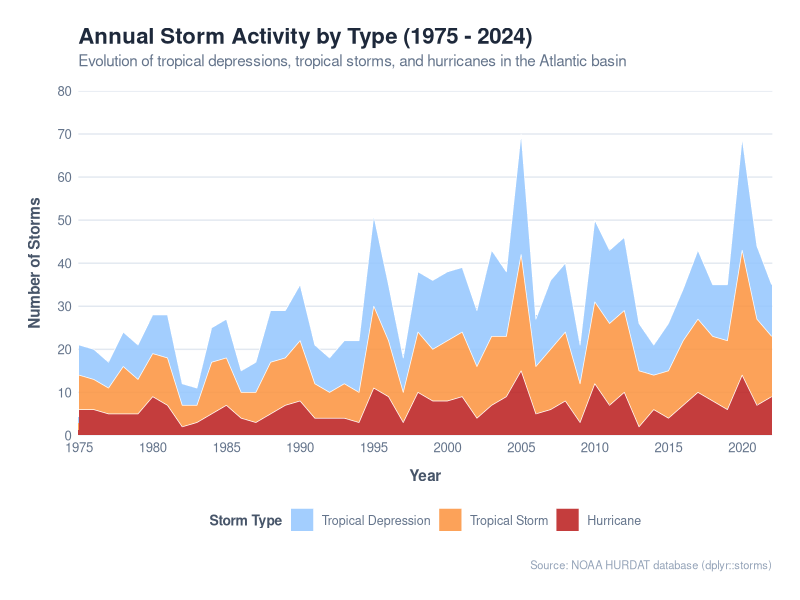

The R script that drew this image:
## ---- chunk 1
#| label: setup
#| include: false
suppressPackageStartupMessages(library(tidyverse))
## ---- chunk 2
#| label: plot-named-storms
#| fig-cap: "Annual counts of storms by type in the Atlantic Basin (1975-2024)."
#| warning: false
#| message: false
#| fig-width: 10
#| fig-height: 5.5

# Filter out unnamed/numbered depressions and calculate distinct storms per year for the table
named_storms <- storms %>%
  filter(!grepl("^(AL|Al)[0-9]", name)) %>%
  distinct(year, name) %>%
  count(year, name = "num_storms")

# Filter to tropical depressions, tropical storms, and hurricanes, and count distinct storms per year/status
storm_types <- storms %>%
  filter(status %in% c("tropical depression", "tropical storm", "hurricane")) %>%
  mutate(status = factor(status, 
                         levels = c("tropical depression", "tropical storm", "hurricane"),
                         labels = c("Tropical Depression", "Tropical Storm", "Hurricane"))) %>%
  distinct(year, name, status) %>%
  count(year, status, name = "count") %>%
  complete(year, status, fill = list(count = 0))

# Generate a highly polished, interactive-feeling stacked area chart
ggplot(storm_types, aes(x = year, y = count, fill = status)) +
  # Stacked area chart with thin white borders for visual clarity
  geom_area(color = "white", size = 0.25, alpha = 0.85) +
  
  # Custom color scale: light blue -> orange -> dark red
  scale_fill_manual(
    values = c(
      "Tropical Depression" = "#93c5fd",
      "Tropical Storm" = "#fb923c",
      "Hurricane" = "#b91c1c"
    )
  ) +
  
  # Labels and scales
  labs(
    title = "Annual Storm Activity by Type (1975 - 2024)",
    subtitle = "Evolution of tropical depressions, tropical storms, and hurricanes in the Atlantic basin",
    x = "Year",
    y = "Number of Storms",
    fill = "Storm Type",
    caption = "Source: NOAA HURDAT database (dplyr::storms)"
  ) +
  scale_x_continuous(breaks = seq(1975, 2025, by = 5), expand = c(0, 0)) +
  scale_y_continuous(breaks = seq(0, 80, by = 10), limits = c(0, 80), expand = c(0, 0)) +
  
  # Theme customization
  theme_minimal(base_family = "sans") +
  theme(
    plot.title = element_text(face = "bold", size = 16, color = "#1e293b", margin = margin(b = 4)),
    plot.subtitle = element_text(size = 11, color = "#64748b", margin = margin(b = 15)),
    plot.caption = element_text(size = 8, color = "#94a3b8", hjust = 1, margin = margin(t = 15)),
    axis.title.x = element_text(face = "bold", size = 11, color = "#475569", margin = margin(t = 10)),
    axis.title.y = element_text(face = "bold", size = 11, color = "#475569", margin = margin(r = 10)),
    axis.text = element_text(color = "#64748b", size = 9.5),
    panel.grid.major.x = element_blank(),
    panel.grid.minor.x = element_blank(),
    panel.grid.major.y = element_line(color = "#e2e8f0", size = 0.5),
    panel.grid.minor.y = element_blank(),
    legend.position = "bottom",
    legend.title = element_text(face = "bold", size = 10, color = "#475569"),
    legend.text = element_text(size = 9, color = "#64748b"),
    plot.margin = margin(20, 20, 20, 20)
  )
## ---- chunk 3
#| label: storm-table
#| message: false

named_storms %>%
  filter(year >= 2015) %>%
  arrange(desc(year)) %>%
  knitr::kable(
    col.names = c("Year", "Number of Named Storms"),
    align = "cr",
    caption = "Named Storm Counts (2015-2024)"
  )
